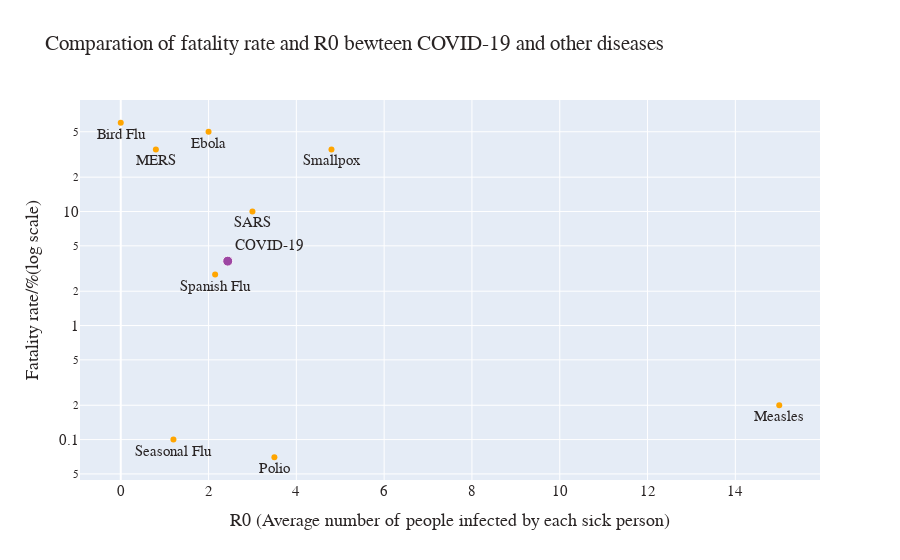

Notebook code for this chart:
### Code cell
# may need rerun to show the grpah 
comp()

### Figure 1 — Plotly figure (JSON) as saved in the notebook; plotly's stock layout.template omitted (floating-point values rounded to 4 significant figures)
{"data": [{"line": {"color": "orange"}, "mode": "markers+text", "name": "other", "text": ["Bird Flu", "MERS", "Seasonal Flu", "2009 Flu", "Common Cold", "Ebola", "Spanish Flu", "SARS", "Polio", "Smallpox", "Chickenpox", "Measles"], "textfont": {"size": 15}, "textposition": "bottom center", "type": "scatter", "x": [0, 0.8, 1.2, 1.5, 2, 2, 2.15, 3, 3.5, 4.8, 8.5, 15], "y": [60, 35, 0.1, 0, 0, 50, 2.8, 10, 0.07, 35, 0, 0.2]}, {"line": {"color": "purple"}, "marker": {"size": [10]}, "mode": "markers+text", "name": "COVID-19", "text": "COVID-19", "textposition": "top right", "type": "scatter", "x": [2.437], "y": [3.671]}], "layout": {"font": {"color": "#292424", "family": "Courier New", "size": 15}, "showlegend": false, "title": {"text": "Comparation of fatality rate and R0 bewteen COVID-19 and other diseases"}, "xaxis": {"title": {"text": "R0 (Average number of people infected by each sick person)"}}, "yaxis": {"title": {"text": "Fatality rate/%(log scale)"}, "type": "log"}}}
